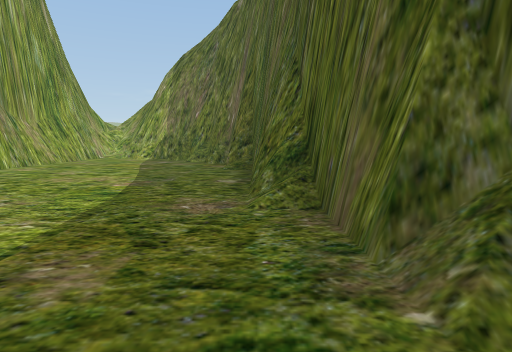
[1] (above)

15 first-person views from a walk through a Unity game level. The camera is 1.4 m above the floor, tilts 6° down and sees 75° across. The floor is counted in squares, 2 m on a side. Each view is taken from the middle of a square. On the plan, view 1 faces up. The plan holds only what a view shows up to about 10 squares ahead; the rest is blank. The place goes on beyond the plan. Some animated figures are left out.

[2]
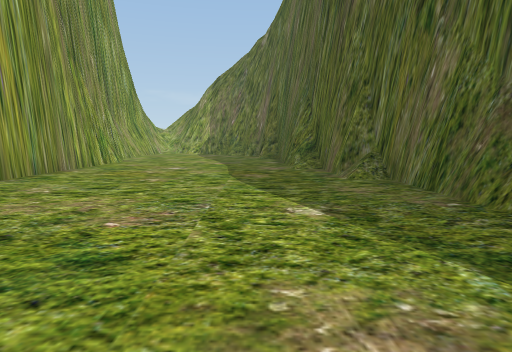

[3]
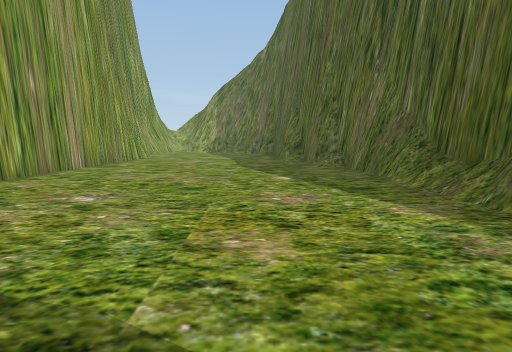

[4]
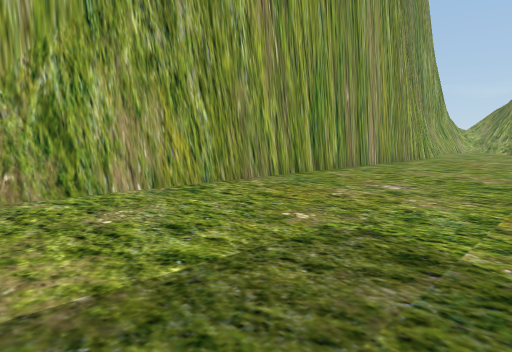

[5]
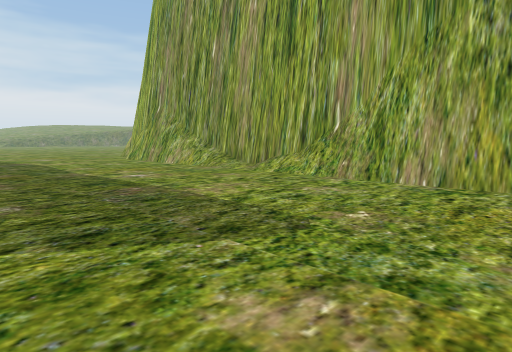

[6]
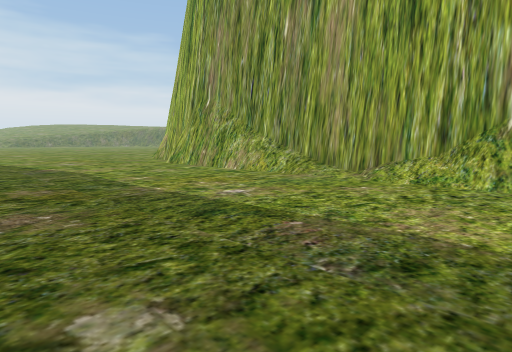

[7]
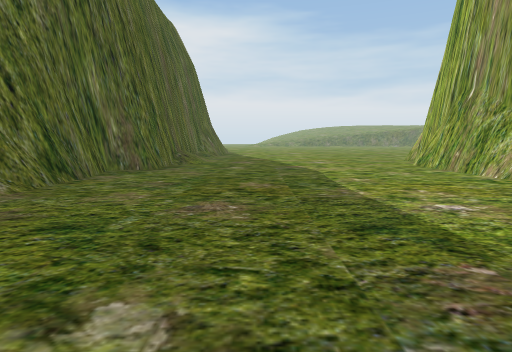

[8]
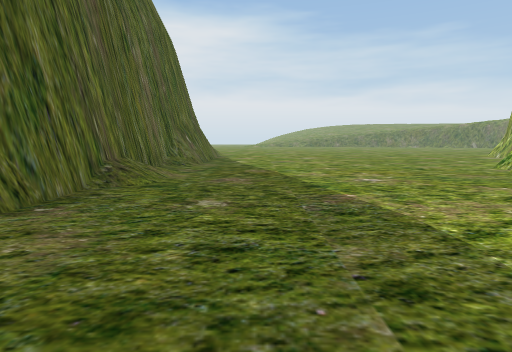

[9]
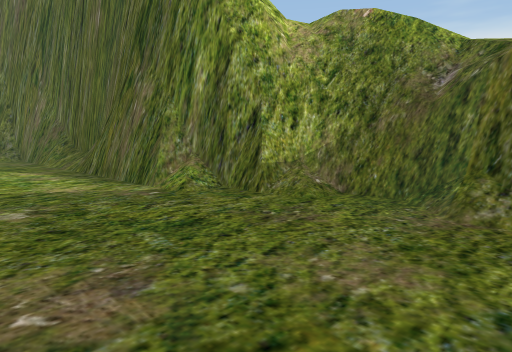

[10]
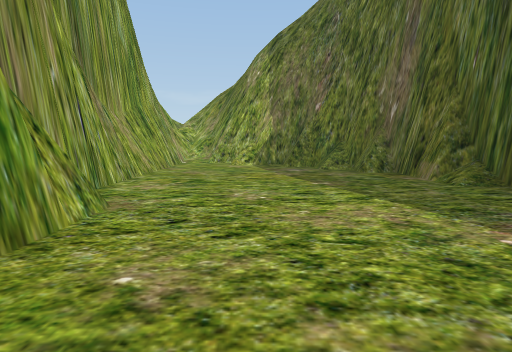

[11]
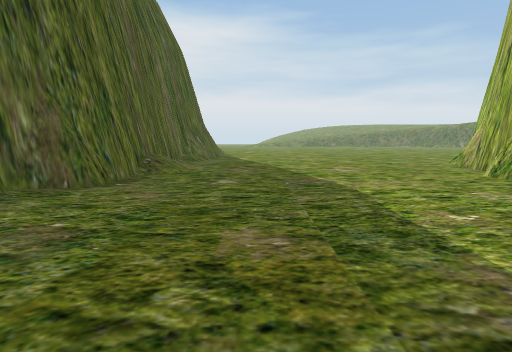

[12]
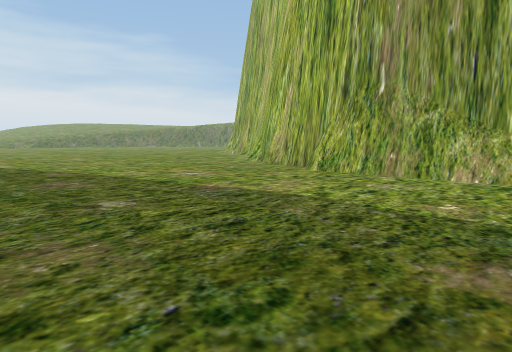

[13]
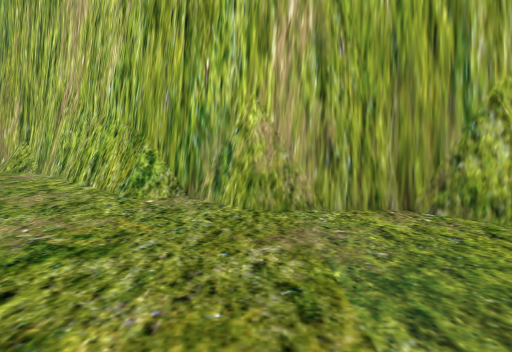

[14]
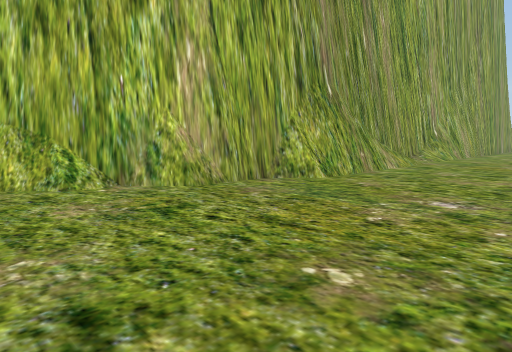

[15]
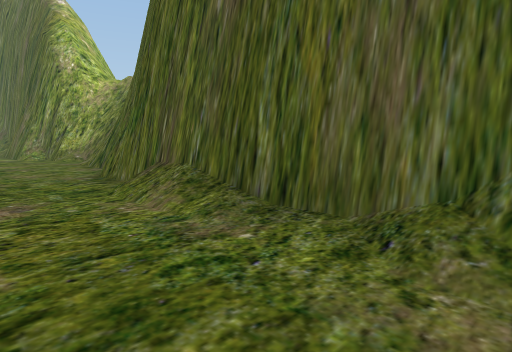

### Floor plan
Key: @ floor where view 1 was taken; # wall or solid block; . floor; / step, stairs or slope.
Columns run from 9 left of view 1 to 3 right of it. Each row starts with its distance up from view 1.
 13   #..###
 12   #...###
 11   #.....#
 10   #.....##
  9   #.....##
  8   #......#
  7   #......#
  6   ##.....#
  5    #.....##
  4    #...../#
  3    #......#
  2    #......##
  1    #.......#
  0    #.....@.#
 -1    #.......##
 -2    #......./#
 -3    #......./#
 -4    #.......##
 -5    #.......#
 -6    #.......#
 -7    #.......#
 -8    #.......##
 -9   ##......./#
-10   #/........#
-11   #/........#
-12   #/........#
-13   #/........#
-14   ##........#
-15    #........#
-16    #.......##
-17    #.......#
-18   ##....../#
-19   #......./#
-20  ##......./#
-21  #.........#
-22 ##.........#
-23 #.........##

Positions as (right, up) in squares from view 1, and headings:
1: (0, 0), facing up
2: (-1, -5), facing up
3: (-1, -8), facing up
4: (-1, -9), facing up-left
5: (0, -5), facing down-left
6: (0, -8), facing down-left
7: (-1, -8), facing down
8: (-1, -13), facing down
9: (-1, -13), facing up-right
10: (-4, 3), facing up
11: (-1, -11), facing down
12: (1, -13), facing down-left
13: (-3, -20), facing left
14: (-2, -23), facing up-left
15: (-1, -23), facing up-right
